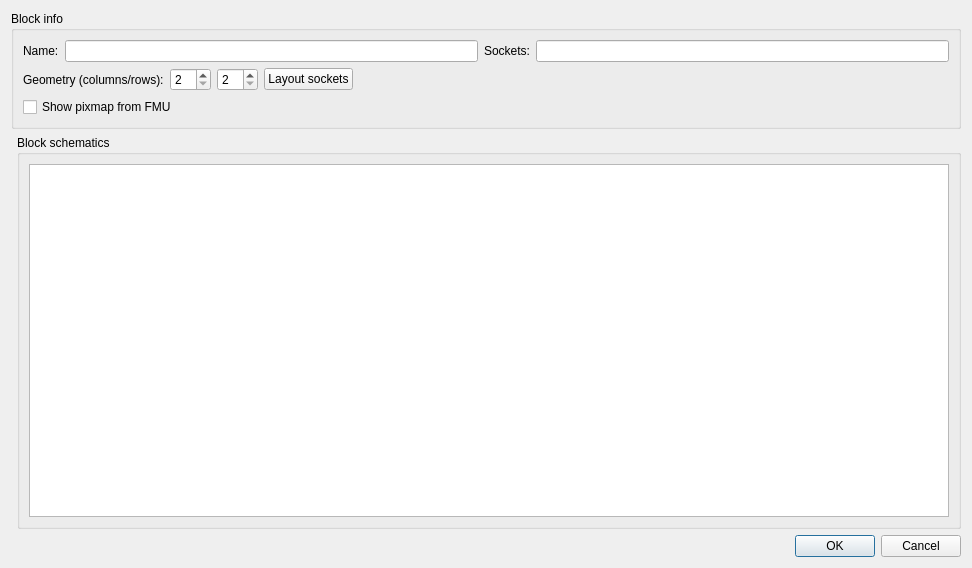
<?xml version="1.0" encoding="UTF-8"?>
<ui version="4.0">
 <class>MSIMBlockEditorDialog</class>
 <widget class="QDialog" name="MSIMBlockEditorDialog">
  <property name="geometry">
   <rect>
    <x>0</x>
    <y>0</y>
    <width>972</width>
    <height>568</height>
   </rect>
  </property>
  <property name="windowTitle">
   <string>Edit FMU block</string>
  </property>
  <layout class="QGridLayout" name="gridLayout">
   <item row="1" column="1">
    <widget class="QGroupBox" name="groupBox_3">
     <property name="title">
      <string>Block schematics</string>
     </property>
     <layout class="QVBoxLayout" name="verticalLayoutGraphicsView">
      <item>
       <widget class="BLOCKMOD::ZoomMeshGraphicsView" name="graphicsView"/>
      </item>
     </layout>
    </widget>
   </item>
   <item row="2" column="0" colspan="2">
    <widget class="QDialogButtonBox" name="buttonBox">
     <property name="standardButtons">
      <set>QDialogButtonBox::StandardButton::Cancel|QDialogButtonBox::StandardButton::Ok</set>
     </property>
    </widget>
   </item>
   <item row="0" column="0" colspan="2">
    <widget class="QGroupBox" name="groupBox">
     <property name="title">
      <string>Block info</string>
     </property>
     <layout class="QVBoxLayout" name="verticalLayout">
      <item>
       <layout class="QHBoxLayout" name="horizontalLayout_2">
        <item>
         <widget class="QLabel" name="label">
          <property name="text">
           <string>Name:</string>
          </property>
         </widget>
        </item>
        <item>
         <widget class="QLineEdit" name="lineEditName"/>
        </item>
        <item>
         <widget class="QLabel" name="label_2">
          <property name="text">
           <string>Sockets:</string>
          </property>
         </widget>
        </item>
        <item>
         <widget class="QLineEdit" name="lineEditSocketInfo"/>
        </item>
       </layout>
      </item>
      <item>
       <layout class="QHBoxLayout" name="horizontalLayout">
        <item>
         <widget class="QLabel" name="label_3">
          <property name="text">
           <string>Geometry (columns/rows):</string>
          </property>
         </widget>
        </item>
        <item>
         <widget class="QSpinBox" name="spinBoxColumns">
          <property name="minimum">
           <number>2</number>
          </property>
         </widget>
        </item>
        <item>
         <widget class="QSpinBox" name="spinBoxRows">
          <property name="minimum">
           <number>2</number>
          </property>
         </widget>
        </item>
        <item>
         <widget class="QPushButton" name="pushButtonLayoutSockets">
          <property name="text">
           <string>Layout sockets</string>
          </property>
         </widget>
        </item>
        <item>
         <spacer name="horizontalSpacer">
          <property name="orientation">
           <enum>Qt::Orientation::Horizontal</enum>
          </property>
          <property name="sizeHint" stdset="0">
           <size>
            <width>40</width>
            <height>20</height>
           </size>
          </property>
         </spacer>
        </item>
       </layout>
      </item>
      <item>
       <widget class="QCheckBox" name="checkBoxShowFMUPixmap">
        <property name="text">
         <string>Show pixmap from FMU</string>
        </property>
       </widget>
      </item>
     </layout>
    </widget>
   </item>
  </layout>
 </widget>
 <customwidgets>
  <customwidget>
   <class>BLOCKMOD::ZoomMeshGraphicsView</class>
   <extends>QGraphicsView</extends>
   <header location="global">BM_ZoomMeshGraphicsView.h</header>
   <container>1</container>
  </customwidget>
 </customwidgets>
 <resources/>
 <connections>
  <connection>
   <sender>buttonBox</sender>
   <signal>rejected()</signal>
   <receiver>MSIMBlockEditorDialog</receiver>
   <slot>reject()</slot>
   <hints>
    <hint type="sourcelabel">
     <x>857</x>
     <y>553</y>
    </hint>
    <hint type="destinationlabel">
     <x>857</x>
     <y>604</y>
    </hint>
   </hints>
  </connection>
  <connection>
   <sender>buttonBox</sender>
   <signal>accepted()</signal>
   <receiver>MSIMBlockEditorDialog</receiver>
   <slot>accept()</slot>
   <hints>
    <hint type="sourcelabel">
     <x>927</x>
     <y>547</y>
    </hint>
    <hint type="destinationlabel">
     <x>929</x>
     <y>626</y>
    </hint>
   </hints>
  </connection>
 </connections>
</ui>
